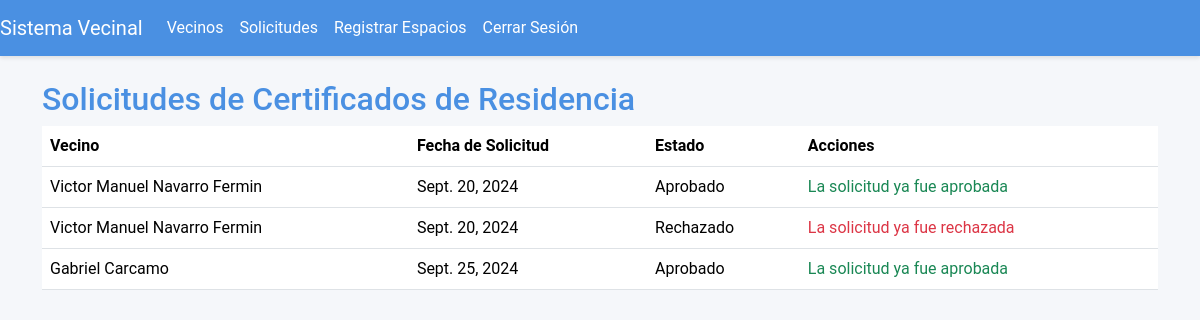
Screenshot of /gestionar/ (signed in) with the database file from the repository.
### junta_vecinos/models.py (models this page shows, shortened)
class SolicitudCertificado(models.Model):
    ESTADO_CHOICES = [
        ('Pendiente', 'Pendiente'),
        ('Aprobado', 'Aprobado'),
        ('Rechazado', 'Rechazado'),
    ]
    vecino = models.ForeignKey(Vecino, on_delete=models.CASCADE)  # Cambio aquí
    fecha_solicitud = models.DateField(auto_now_add=True)
    estado = models.CharField(max_length=10, choices=ESTADO_CHOICES, default='Pendiente')
    motivo = models.TextField()
    foto_carnet_frente = models.ImageField(upload_to='carnets/', blank=False, null=False)
    foto_carnet_atras = models.ImageField(upload_to='carnets/', blank=False, null=False)
    documento_residencia = models.FileField(upload_to='documentos_residencia/', blank=False, null=False)

class Vecino(models.Model):
    user = models.OneToOneField(User, on_delete=models.CASCADE)
    nombres = models.CharField(max_length=255)
    apellidos = models.CharField(max_length=255)
    direccion = models.CharField(max_length=255)
    telefono = models.CharField(max_length=15)
    fecha_nacimiento = models.DateField()
    def __str__(self):
        return f"{self.nombres} {self.apellidos}"

### junta_vecinos/views.py (the view)
# urls.py: path('gestionar/', views.gestionar_solicitudes, name='gestionar_solicitudes'),
@user_passes_test(is_admin)
def gestionar_solicitudes(request):
    solicitudes = SolicitudCertificado.objects.all()
    return render(request, 'junta_vecinos/gestionar_solicitudes.html', {'solicitudes': solicitudes})

### junta_vecinos/views.py (called while the page is built)
def is_admin(user):
    return user.is_superuser  # Solo permite el acceso si el usuario es un superusuario (admin)

### junta_vecinos/templates/junta_vecinos/gestionar_solicitudes.html (shortened to what this page needs)
{% extends 'junta_vecinos/base.html' %}
{% block content %}
<h2>Solicitudes de Certificados de Residencia</h2>
<table class="table">
    <thead>
        <tr>
            <th>Vecino</th>
            <th>Fecha de Solicitud</th>
            <th>Estado</th>
            <th>Acciones</th>
        </tr>
    </thead>
    <tbody>
        {% for solicitud in solicitudes %}
        <tr>
            <td>{{ solicitud.vecino }}</td>
            <td>{{ solicitud.fecha_solicitud }}</td>
            <td>{{ solicitud.get_estado_display }}</td>
            <td>
                {% if solicitud.estado == 'Pendiente' %}
                    <a href="{% url 'ver_solicitud' solicitud.id %}" class="btn btn-primary">Ver Solicitud</a>
                {% elif solicitud.estado == 'Aprobado' %}
                    <span class="text-success">La solicitud ya fue aprobada</span>
                {% elif solicitud.estado == 'Rechazado' %}
                    <span class="text-danger">La solicitud ya fue rechazada</span>
                {% else %}
                    <span class="text-muted">No hay acciones disponibles</span>
                {% endif %}
            </td>
        </tr>
        {% endfor %}
    </tbody>
</table>
{% endblock %}

### junta_vecinos/static/css/styles.css (style rules this page uses)
:root { --primary-color: #4a90e2; --secondary-color: #50e3c2; --accent-color: #f39c12; --background-color: #f5f7fa; --text-color: #333333; }
body { font-family: 'Roboto', sans-serif; background-color: var(--background-color); color: var(--text-color); }
h1, h2, h3, h4, h5, h6 { color: var(--primary-color); }

### rows the page displays
SolicitudCertificado: vecino "Victor Manuel Navarro Fermin", fecha_solicitud "Sept. 20, 2024", estado "Aprobado", shows "La solicitud ya fue aprobada"
SolicitudCertificado: vecino "Victor Manuel Navarro Fermin", fecha_solicitud "Sept. 20, 2024", estado "Rechazado", shows "La solicitud ya fue rechazada"
SolicitudCertificado: vecino "Gabriel Carcamo", fecha_solicitud "Sept. 25, 2024", estado "Aprobado", shows "La solicitud ya fue aprobada"
